Frame 1 (no input): blank canvas, image omitted
Frame 60 (no input): blank canvas, image omitted
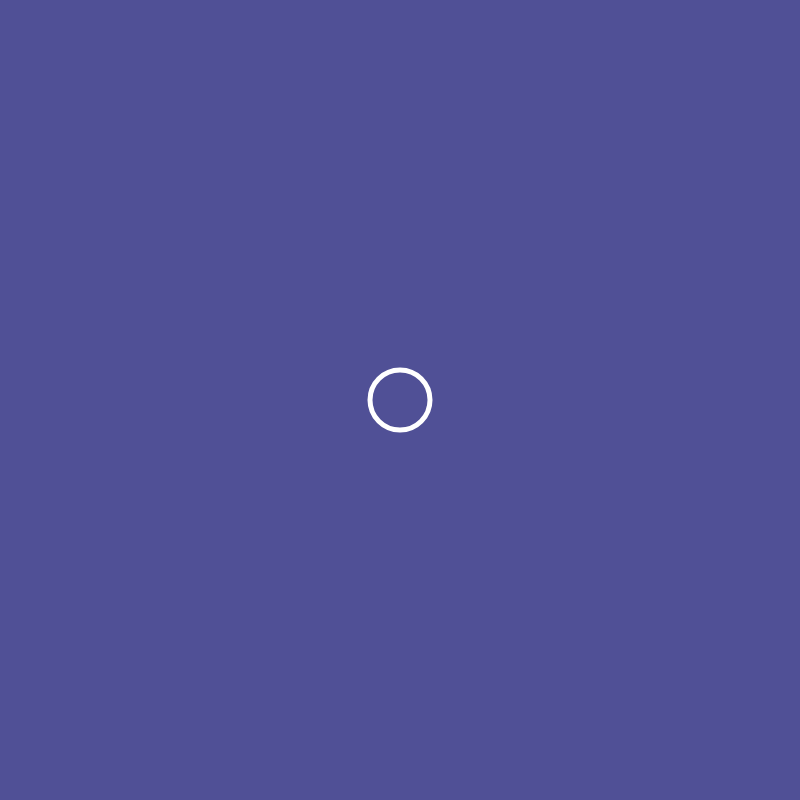
Frame 120 (the mouse pressed at the canvas centre since frame 60)

The p5.js sketch whose frames 1 and 60 were blank and that drew this single picture after the mouse press (run headless with seeded random() and noise() and a simulated clock; from frame 60 on, the mouse is pressed at the canvas centre):

// p5.js sketch
// ── sketch.js
let ripple_x = 0;
let ripple_y = 0;
let ripple_d = 0;

let ripplers = [];

class Rippler {
	constructor (x,y) {
		this.x = x,
		this.y = y,
		this.d = 0
		//this.o = 255
	}

	draw() {
		this.d += 1;
		circle(this.x, this.y, this.d);
		//stroke(255,255,255,this.o-=50);
	}

	draw_reverse() {
		//negative x
		circle(-1 * this.x, this.y,this.d);

		//negative y
		circle(this.x, -1 * this.y,this.d);

		//bottom of cavas
		circle((800-this.x)+800, this.y,this.d);

		//right of canvas
		circle(this.x, 800-this.y+800,this.d);
	}
}

function setup() {
  createCanvas(800, 800);
}

function draw() {
  background(80,80,150);
  stroke(255,255,255,255);
  strokeWeight(5);
  noFill();

  for (let i = 0; i < ripplers.length; i++) {
          ripplers[i].draw();
	  ripplers[i].draw_reverse();

  }
}

function mousePressed() {
	ripple_x = mouseX;
	ripple_y = mouseY
	ripple_d = 0;

	ripplers.push( new Rippler(mouseX, mouseY));
}
